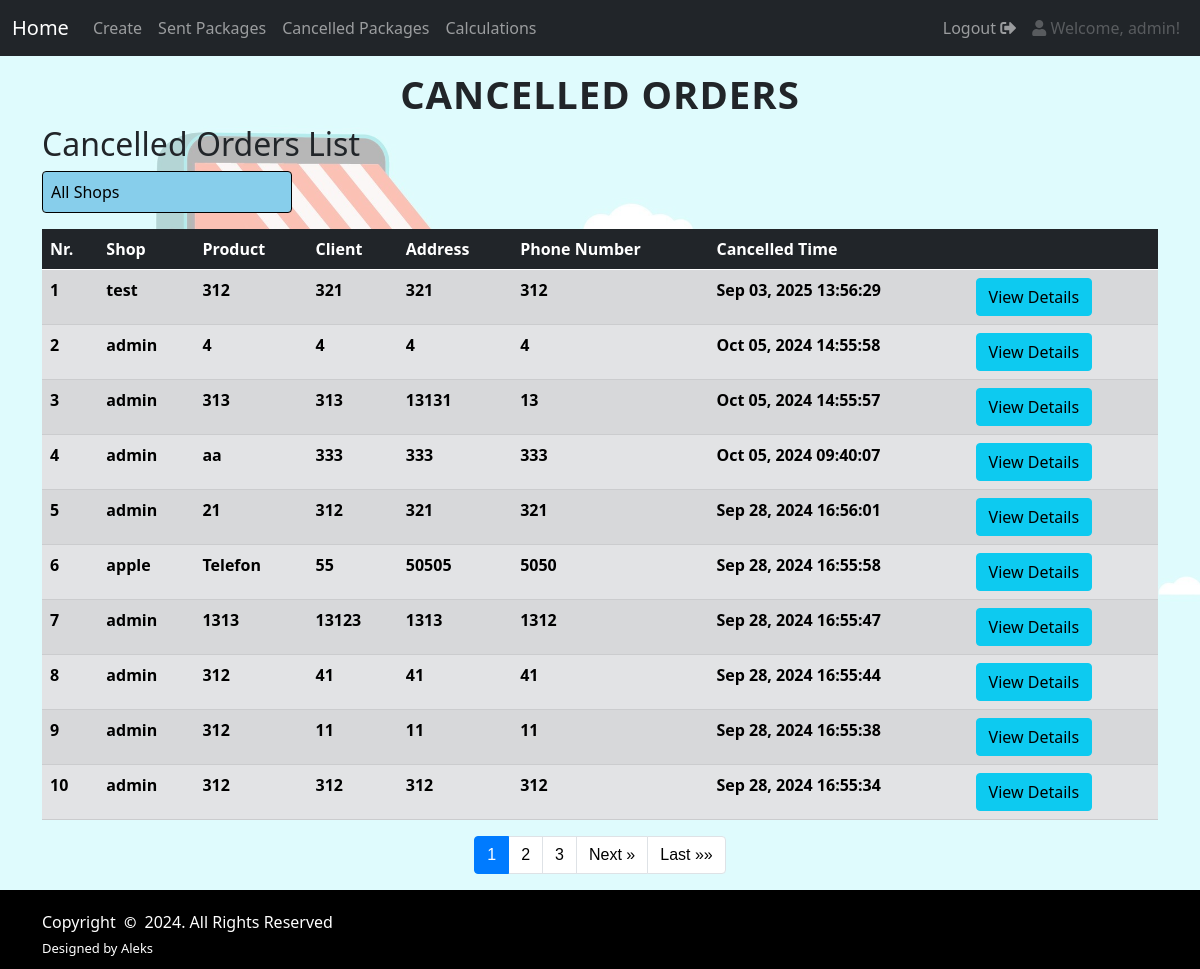
Screenshot of /core/cancelled_packages/ (signed in) with the database file from the repository.
### core/models.py (models this page shows, shortened)
class CancelledPackages(models.Model):
    id = models.UUIDField(primary_key=True, default=uuid.uuid4, editable=False)
    shop = models.ForeignKey(User, on_delete=models.CASCADE, related_name='cancelled_packages', default=1)
    product = models.CharField(max_length=50)
    price = models.IntegerField(blank=True, null=True)
    shipment_value = models.IntegerField(blank=True, null=True)
    total = models.IntegerField(blank=True, null=True)
    client = models.CharField(max_length=50)
    address = models.CharField(max_length=100)
    phone_number = models.IntegerField()
    ordered_time = models.DateTimeField()
    date_cancelled = models.DateTimeField(default=timezone.now)
    image = models.ImageField(upload_to='uploads/', blank=True, null=True)

### core/views/cancelled_packages.py (the view)
# urls.py: path('cancelled_packages/', cancelled_packages, name="cancelled_packages"),
def cancelled_packages(request):
    template_name = 'core/cancelled_packages.html'
    shops = User.objects.all()
    if request.user.is_superuser:
        selected_shop = request.GET.get('shop')
        if selected_shop:
            cancelled_orders = CancelledPackages.objects.filter(shop_id=selected_shop).order_by("-date_cancelled")
        else:
            cancelled_orders = CancelledPackages.objects.order_by("-date_cancelled")
    else:
        cancelled_orders = CancelledPackages.objects.filter(shop=request.user).order_by("-date_cancelled")
    paginator = Paginator(cancelled_orders, 10)
    page_number = request.GET.get('page')
    page_obj = paginator.get_page(page_number)
    context = {'page_obj': page_obj, 'shops': shops}
    return render(request, template_name, context)

### core/templates/core/cancelled_packages.html (shortened to what this page needs)
<!DOCTYPE html>
<html lang="en">
{% load static %}
<head>
    <link href="https://cdn.jsdelivr.net/npm/bootstrap@5.0.2/dist/css/bootstrap.min.css"
 rel="stylesheet">
    <link href="https://cdnjs.cloudflare.com/ajax/libs/font-awesome/5.15.4/css/all.min.css" rel="stylesheet">
    <link rel="stylesheet" href="https://cdnjs.cloudflare.com/ajax/libs/font-awesome/5.15.4/css/all.min.css">
    <link href="{% static 'css/cancelled_packages.css' %}" rel="stylesheet" type="text/css"/>
</head>
<body>
{% include 'navbar.html' %}
{% block content %}
  <h1 class="text-center fancy-title">CANCELLED ORDERS</h1>
    <div class="container" id="cancelled">
    <h2>Cancelled Orders List</h2>
    {% if user.is_superuser %}
    <form method="get" class="mb-3">
        <div class="form-group">
            <select name="shop" id="shop" class="form-control" onchange="this.form.submit()">
                <option value="">All Shops</option>
            </select>
        </div>
    </form>
    {% endif %}
    <table class="table table-secondary table-striped">
        <thead class="table-dark">
        <tr>
            <th scope="col">Nr.</th>
            <th scope="col">Shop</th>
            <th scope="col">Product</th>
            <th scope="col">Client</th>
            <th scope="col">Address</th>
            <th scope="col">Phone Number</th>
            <th scope="col">Cancelled Time</th>
            <th scope="col"></th>
        </tr>
        </thead>
        <tbody>
        {% for data in page_obj %}
        <tr>
            <th scope="row">{{ forloop.counter|add:page_obj.start_index|add:"-1" }}</th>
            <th scope="row">{{ data.shop }}</th>
            <th scope="row">{{ data.product }}</th>
            <th scope="row">{{ data.client }}</th>
            <th scope="row">{{ data.address }}</th>
            <th scope="row">{{ data.phone_number }}</th>
            <th scope="row">{{ data.date_cancelled|date:"M d, Y H:i:s" }}</th>
            <th scope="row"><a class="btn btn-info" href="{% url 'info' data.id %}">View Details</a></th>
        </tr>
        {% endfor %}
        </tbody>
    </table>
    <nav aria-label="Page navigation">
        <ul class="pagination justify-content-center">
            {% for num in page_obj.paginator.page_range %}
            <li class="page-item {% if page_obj.number == num %}active{% endif %}"><a class="page-link" href="?page={{ num }}{% if request.GET.shop %}&shop={{ request.GET.shop }}{% endif %}">{{ num }}</a></li>
            {% endfor %}
            {% if page_obj.has_next %}
            <li class="page-item"><a class="page-link" href="?page={{ page_obj.next_page_number }}{% if request.GET.shop %}&shop={{ request.GET.shop }}{% endif %}">Next &raquo;</a></li>
            <li class="page-item"><a class="page-link" href="?page={{ page_obj.paginator.num_pages }}{% if request.GET.shop %}&shop={{ request.GET.shop }}{% endif %}">Last &raquo;&raquo;</a></li>
            {% endif %}
        </ul>
    </nav>
</div>
{% endblock %}
{% include 'footer.html' %}
</body>
</html>

### templates/navbar.html (shortened to what this page needs)
<nav class="navbar navbar-expand-lg navbar-dark bg-dark">
  <div class="container-fluid">
    <a class="navbar-brand" href="{% url 'home' %}">Home</a>
    <div class="collapse navbar-collapse" id="navbarSupportedContent">
      <ul class="navbar-nav me-auto mb-2 mb-lg-0">
        <li class="nav-item">
          <a class="nav-link" href="{% url 'create' %}">Create</a>
        </li>
        <li class="nav-item">
          <a class="nav-link" href="{% url 'sent_packages' %}">Sent Packages</a>
        </li>
        <li class="nav-item">
          <a class="nav-link" href="{% url 'cancelled_packages' %}">Cancelled Packages</a>
        </li>
        <li class="nav-item">
          <a class="nav-link" href="{% url 'order_calculations' %}">Calculations</a>
        </li>
      </ul>
      <ul class="navbar-nav ms-auto mb-2 mb-lg-0">
        {% if user.is_authenticated %}
          <li class="nav-item">
            <a class="nav-link" href="{% url 'logout' %}">Logout <i class="fas fa-sign-out-alt"></i></a>
          </li>
          <li class="nav-item">
            <a class="nav-link disabled" href="#"> <i class="fas fa-user"></i> Welcome, {{ user.username }}!</a>
          </li>
        {% endif %}
      </ul>
    </div>
  </div>
</nav>

### static/css/cancelled_packages.css (style rules this page uses)
#cancelled { min-height: 70vh; display: flex; flex-direction: column; }
h1.fancy-title { margin-top: 15px; font-size: 2.4rem; letter-spacing: 1px; font-weight: bold; }
body { background-image: url('/static/image/background.jpg'); background-color: rgba(255, 255, 255, 0.7); background-blend-mode: lighten; background-size: 90%; }
.form-group { max-width: 250px; margin-left: 0; }
.form-control { background-color: #87ceeb; color: #000; border: 1px solid #000; border-radius: 0.25rem; padding: 0.5rem; width: 100%; transition: background-color 0.3s ease, border-color 0.3s ease, box-shadow 0.3s ease; }
.form-control option { background-color: #87d6eb; color: #000; }
.pagination { width: 100%; padding: 0 1rem; display: flex; justify-content: center; font-family: cursive, sans-serif; }
.page-link { color: #000; background-color: #fff; border: 1px solid #dee2e6; text-decoration: none; transition: background-color 0.15s ease-in-out, color 0.15s ease-in-out; }
.page-item.active .page-link { background-color: #007bff; color: #fff; border-color: #007bff; }

### rows the page displays
CancelledPackages: shop "test", product "312", client "321", address "321", phone_number "312", date_cancelled "Sep 03, 2025 13:56:29"
CancelledPackages: shop "admin", product "4", client "4", address "4", phone_number "4", date_cancelled "Oct 05, 2024 14:55:58"
CancelledPackages: shop "admin", product "313", client "313", address "13131", phone_number "13", date_cancelled "Oct 05, 2024 14:55:57"
CancelledPackages: shop "admin", product "aa", client "333", address "333", phone_number "333", date_cancelled "Oct 05, 2024 09:40:07"
CancelledPackages: shop "admin", product "21", client "312", address "321", phone_number "321", date_cancelled "Sep 28, 2024 16:56:01"
CancelledPackages: shop "apple", product "Telefon", client "55", address "50505", phone_number "5050", date_cancelled "Sep 28, 2024 16:55:58"
CancelledPackages: shop "admin", product "1313", client "13123", address "1313", phone_number "1312", date_cancelled "Sep 28, 2024 16:55:47"
CancelledPackages: shop "admin", product "312", client "41", address "41", phone_number "41", date_cancelled "Sep 28, 2024 16:55:44"
CancelledPackages: shop "admin", product "312", client "11", address "11", phone_number "11", date_cancelled "Sep 28, 2024 16:55:38"
CancelledPackages: shop "admin", product "312", client "312", address "312", phone_number "312", date_cancelled "Sep 28, 2024 16:55:34"

### other values shown
{{ user.username }} "admin"
{{ num }} "1" "2" "3"
